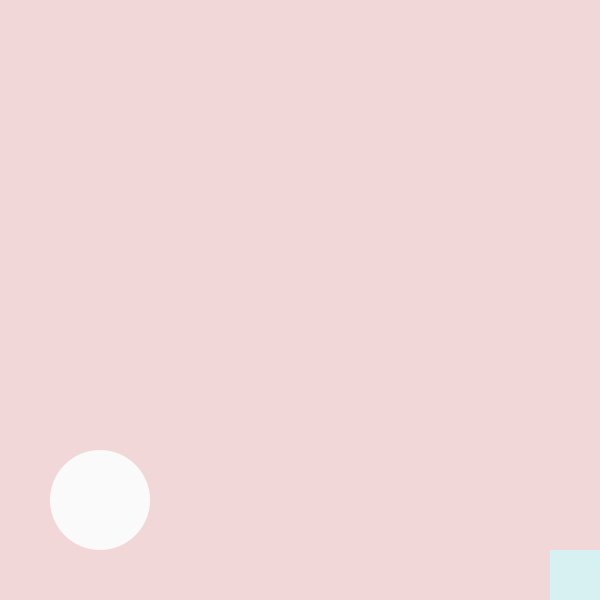
Frame 1 (no input)
Frame 60 (the mouse pressed at the canvas centre just before this capture): identical to frame 1, image omitted
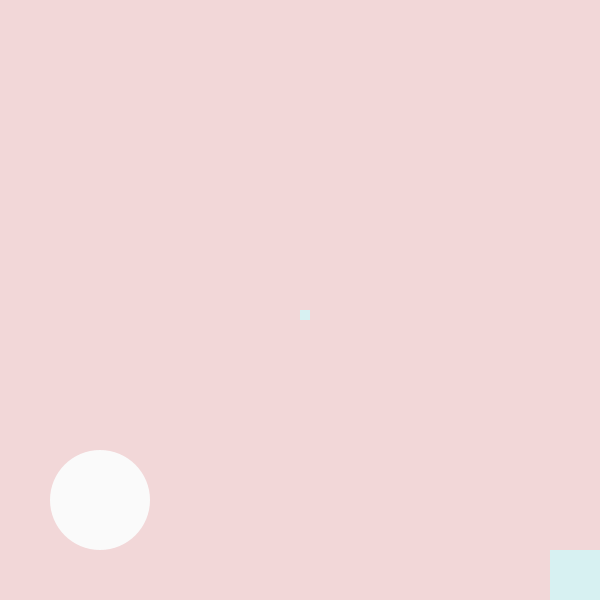
Frame 120 (the mouse held since frame 60 and released just before this capture)

The Processing sketch that drew these frames (run headless with seeded random() and noise(); from frame 60 on, the mouse is pressed at the canvas centre):

// Processing sketch: interaction_test_091917
// ── interaction_test_091917.pde
float a=600;
float b=600;
float w=50;

void setup() {
  size (600,600);
  background(#F2D7D8);
  noStroke();
  fill(250);
  ellipse (100,500,100,100);
  fill(#D7F1F2);
  rect (a-w,b-w,w,w);
}

void draw(){
  
  
  if (mousePressed==true){  
  rect (mouseX, mouseY+10, 10,10);
  }
  
  if (mousePressed== false && mouseX > a-w && mouseY >b-w){
  fill(#D7E4F2);
  rect (a-w*2,b-w*2,w,w);
  }
  
  if (mousePressed== false && mouseX >a-w*2 && mouseX < a-w && mouseY >b-w*2 && mouseY <b-w){
  fill(#D9D7F2);
  rect (a-w*3,b-w*3,w,w);
  }
  
  if (mousePressed== false && mouseX >a-w*3 && mouseX < a-w*2 && mouseY >b-w*3 && mouseY <b-w*2){
  fill(#E7D7F2);
  rect (a-w*4,b-w*4,w,w);
  }
  
  if (mousePressed== false && mouseX >a-w*4 && mouseX < a-w*3 && mouseY >b-w*4 && mouseY <b-w*3){
  fill(#F2D7EF);
  rect (a-w*5,b-w*5,w,w);
  }
  
  if (mousePressed== false && mouseX >a-w*5 && mouseX < a-w*4 && mouseY >b-w*5 && mouseY <b-w*4){
  fill(#F2D7E2);
  rect (a-w*6,b-w*6,w,w);
  }
  
  if (mousePressed== false && mouseX >a-w*6 && mouseX < a-w*5 && mouseY >b-w*6 && mouseY <b-w*5){
  fill(#F2D7E2);
  rect (a-w*7,b-w*7,w,w);
  }
  
  if (mousePressed== false && mouseX >a-w*7 && mouseX < a-w*6 && mouseY >b-w*7 && mouseY <b-w*6){
  fill(#F0F2D7);
  rect (0,0,width,height);
  }

}
